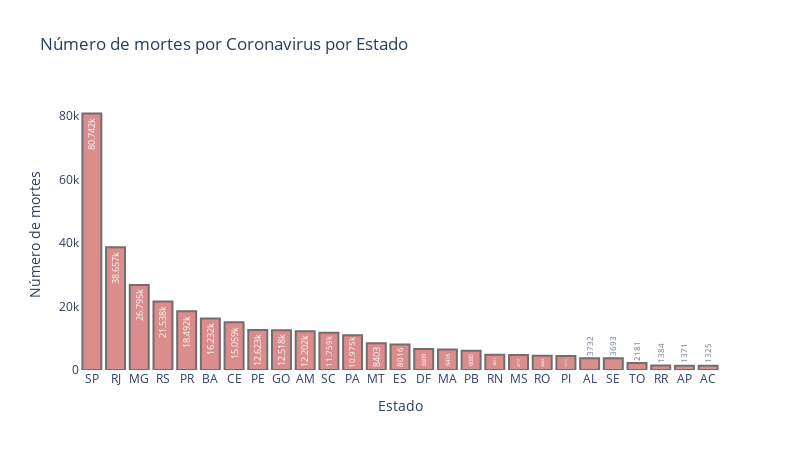

The notebook cell this image was saved under:
### Code cell
# Create a bar for the global sales
trace0 = go.Bar(
    x = df_sum_by_state.sort_values('newDeaths', ascending = False)['state'],
    y = df_sum_by_state.sort_values('newDeaths', ascending = False)['newDeaths'],
    marker = {'color': 'indianred', 'line': { 'color': '#333', 'width': 2 } },
    opacity= 0.7,
    texttemplate = '%{y}',
    textposition = 'auto',
    textangle = -90,

)
layout_configs = go.Layout(
    title = 'Número de mortes por Coronavirus por Estado',
    yaxis={
        'title' : 'Número de mortes', 
        'showgrid' : False, 
        'zeroline' : False, 
        'showline' : False,
        'linecolor' : '#BCCCDC'
    },
    xaxis={'title' : 'Estado'},
    width = 800,
    height = 450,
    plot_bgcolor='#FFF',
)
fig = go.Figure(data = trace0, layout=layout_configs)
fig.show()

### Figure 1 — Plotly figure (JSON) as saved in the notebook; plotly's stock layout.template omitted (floating-point values rounded to 4 significant figures)
{"data": [{"marker": {"color": "indianred", "line": {"color": "#333", "width": 2}}, "opacity": 0.7, "textangle": -90, "textposition": "auto", "texttemplate": "%{y}", "type": "bar", "x": ["SP", "RJ", "MG", "RS", "PR", "BA", "CE", "PE", "GO", "AM", "SC", "PA", "MT", "ES", "DF", "MA", "PB", "RN", "MS", "RO", "PI", "AL", "SE", "TO", "RR", "AP", "AC"], "y": [80742, 38657, 26795, 21538, 18492, 16232, 15059, 12623, 12518, 12202, 11759, 10975, 8403, 8016, 6609, 6416, 6085, 4821, 4717, 4464, 4379, 3732, 3693, 2181, 1384, 1371, 1325]}], "layout": {"height": 450, "plot_bgcolor": "#FFF", "title": {"text": "Número de mortes por Coronavirus por Estado"}, "width": 800, "xaxis": {"title": {"text": "Estado"}}, "yaxis": {"linecolor": "#BCCCDC", "showgrid": false, "showline": false, "title": {"text": "Número de mortes"}, "zeroline": false}}}
